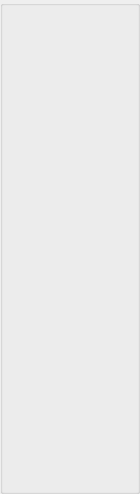
<?xml version="1.0" encoding="UTF-8"?>
<ui version="4.0">
 <class>GroupBox</class>
 <widget class="QGroupBox" name="GroupBox">
  <property name="geometry">
   <rect>
    <x>0</x>
    <y>0</y>
    <width>140</width>
    <height>494</height>
   </rect>
  </property>
  <property name="windowTitle">
   <string>GroupBox</string>
  </property>
  <layout class="QVBoxLayout" name="verticalLayout">
   <item>
    <spacer name="verticalSpacer">
     <property name="orientation">
      <enum>Qt::Vertical</enum>
     </property>
     <property name="sizeHint" stdset="0">
      <size>
       <width>20</width>
       <height>40</height>
      </size>
     </property>
    </spacer>
   </item>
  </layout>
 </widget>
 <resources/>
 <connections/>
</ui>
